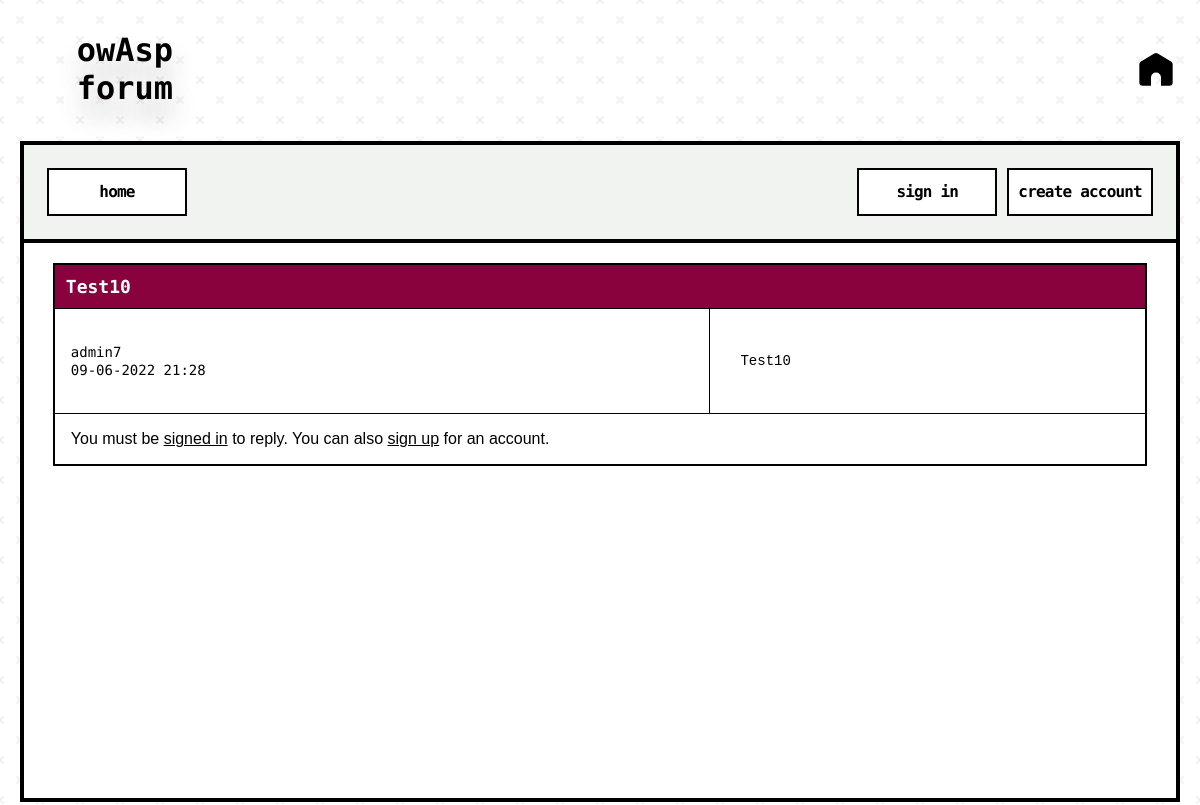
Page /forum/topic.php?id=5 on the committed database.
### tables this page shows
CREATE TABLE `topics` (
  `topic_id` int(8) NOT NULL,
  `topic_subject` varchar(255) NOT NULL,
  `topic_date` datetime NOT NULL,
  `topic_cat` int(8) NOT NULL,
  `topic_by` int(8) NOT NULL
);

CREATE TABLE `posts` (
  `post_id` int(8) NOT NULL,
  `post_content` text NOT NULL,
  `post_date` datetime NOT NULL,
  `post_topic` int(8) NOT NULL,
  `post_by` int(8) NOT NULL
);

CREATE TABLE `users` (
  `user_id` int(8) NOT NULL,
  `user_name` varchar(30) NOT NULL,
  `user_pass` varchar(255) NOT NULL,
  `user_email` varchar(255) NOT NULL,
  `user_date` datetime NOT NULL,
  `user_level` int(8) NOT NULL,
  `user_code` varchar(255) NOT NULL
);

### forum/topic.php (the view, shortened to what this page needs)
<?php
include 'database.php';
include 'header.php';
$sql = "SELECT
			topic_id,
			topic_subject
		FROM
			topics
		WHERE
			topics.topic_id = " . $_GET['id'];
$result = mysqli_query($connect_database, $sql);
if(!$result)
{
	echo '<br><font style="font-size: 14px;">The topic could not be displayed, please try again later.</font><br><br>';
}
else
{
	if(mysqli_num_rows($result) == 0)
	{
		echo '<br><font style="font-size: 14px;">This topic doesn&prime;t exist.</font><br><br>';
	}
	else
	{
		while($row = mysqli_fetch_assoc($result))
		{
			echo '<table class="topic" border="1">
					<tr>
						<th colspan="2">' . $row['topic_subject'] . '</th>
					</tr>';
			$posts_sql = "SELECT
						posts.post_topic,
						posts.post_content,
						posts.post_date,
						posts.post_by,
						users.user_id,
						users.user_name
					FROM
						posts
					LEFT JOIN
						users
					ON
						posts.post_by = users.user_id
					WHERE
						posts.post_topic = " . $_GET['id'];
			$posts_result = mysqli_query($connect_database, $posts_sql);
			if(!$posts_result)
			{
				echo '<tr><td>The posts could not be displayed, please try again later.</tr></td></table>';
			}
			else
			{
				while($posts_row = mysqli_fetch_assoc($posts_result))
				{
					echo '<tr class="topic-post">
							<td class="user-post"><font style="font-size: 14px;">' . $posts_row['user_name'] . '<br>' . date('d-m-Y H:i', strtotime($posts_row['post_date'])) . '</font></td>
							<td class="post-content"><pre style="font-size: 14px;">' . stripslashes(htmlentities($posts_row['post_content'])) . '</pre></td>
						  </tr>';
				}
			}
			if(!isset($_SESSION['signed_in']))
			{
				echo '<tr><td colspan=2>You must be <a href="signin.php">signed in</a> to reply. You can also <a href="signup.php">sign up</a> for an account.';
			}
			echo '</table>';
		}
	}
}
include 'footer.php';

### forum/style.css (style rules this page uses)
html { font-family: "Open Sans;", sans-serif; }
body { text-align: center; }
table { border-collapse: collapse; width: 100%; border: 2px solid #000; }
table a { color: #000; }
th { background-color: #89023e; color: #ffffff; font-family: "Source Code Pro"; padding-top: 11px; padding-left: 11px; padding-bottom: 11px; font-size: 18px; }
td { padding: 16px; }
font { font-family: "Source Code Pro", monospace; font-weight: 500; font-size: 20px; }
.topic-post { height: 100px; overflow: auto; }
.post-content { padding: 30px; }

### rows in the picture
topics: topic_subject "Test10"
posts: post_by.user_name "admin7", post_date "09-06-2022 21:28", post_content "Test10"
